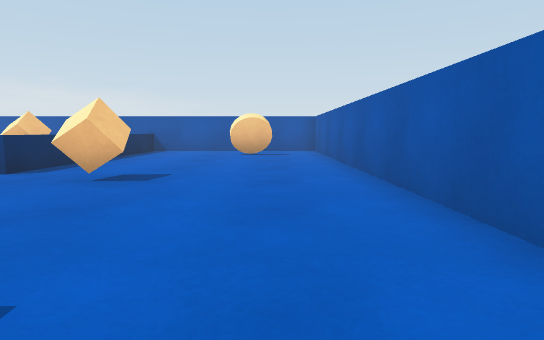
View 1 (above)

17 first-person views from a walk through a 3-D level made in the Unity game engine. The camera is 0.53 m above the floor, tilts 6° down and sees 75° across. The floor is counted in squares, 1 m on a side. Each view is taken from the middle of a square. On the plan, view 1 faces up. The plan holds only what a view shows up to about 9 squares ahead; the rest is blank. The player character is not drawn.

View 2
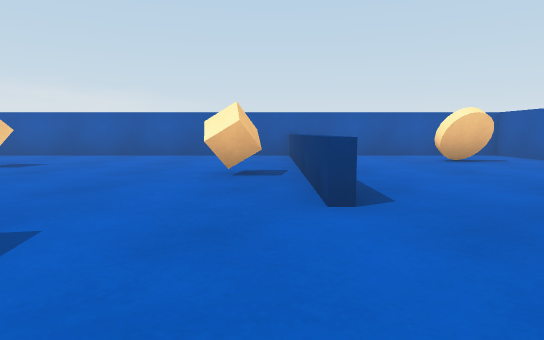

View 3
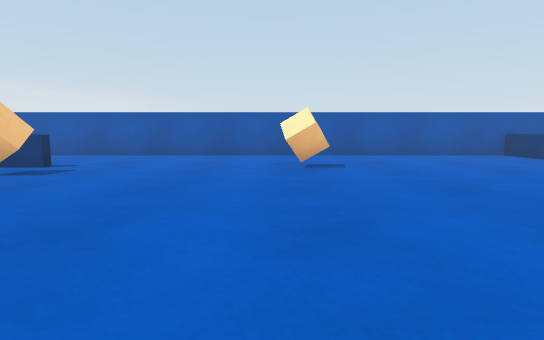

View 4
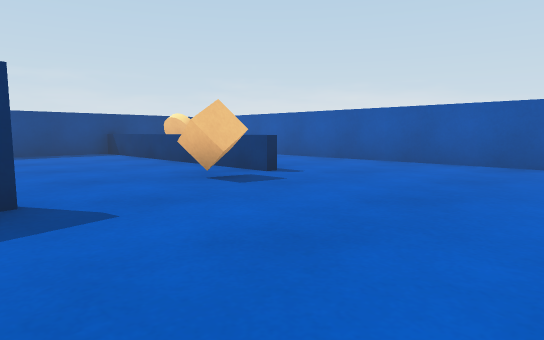

View 5
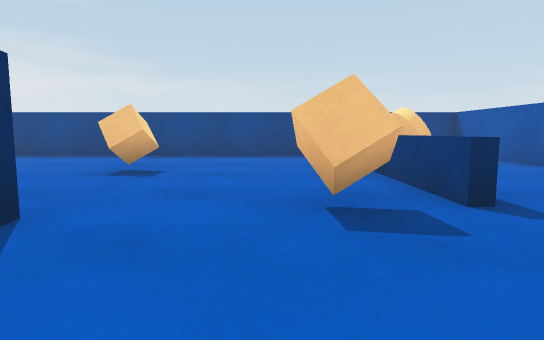

View 6
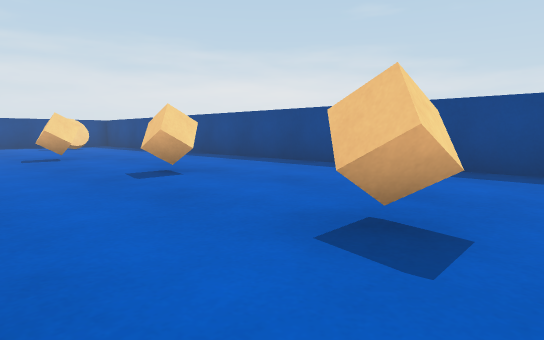

View 7
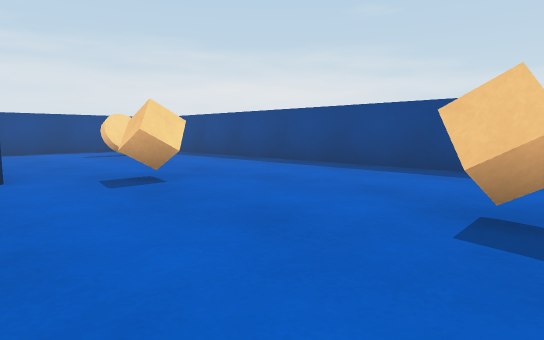

View 8
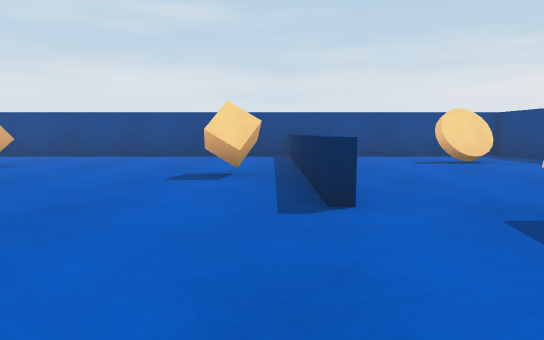

View 9
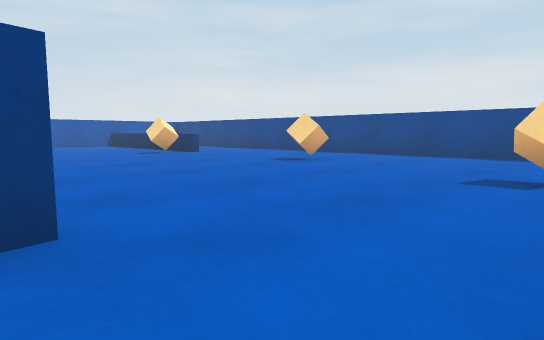

View 10
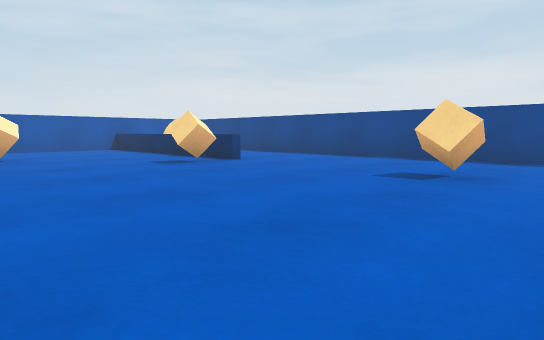

View 11
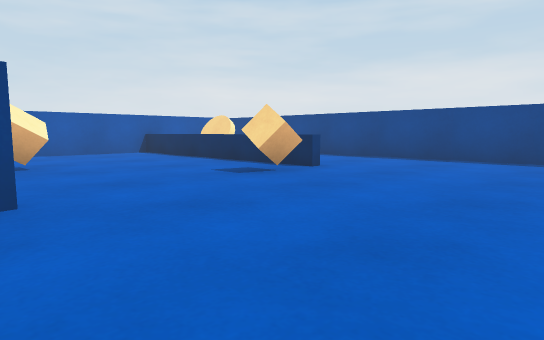

View 12
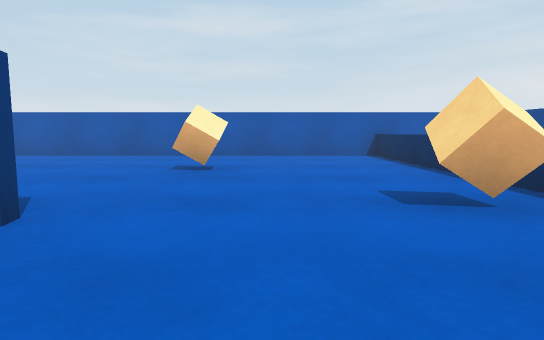

View 13
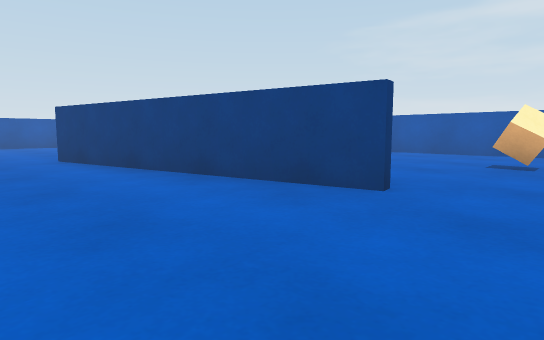

View 14
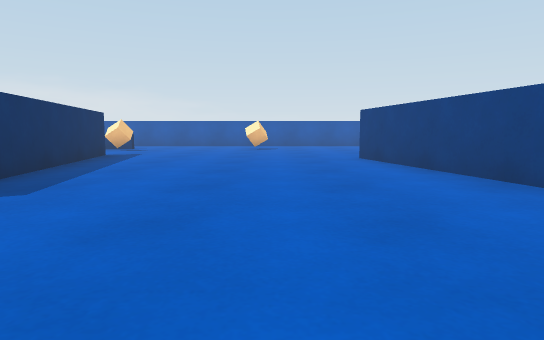

View 15
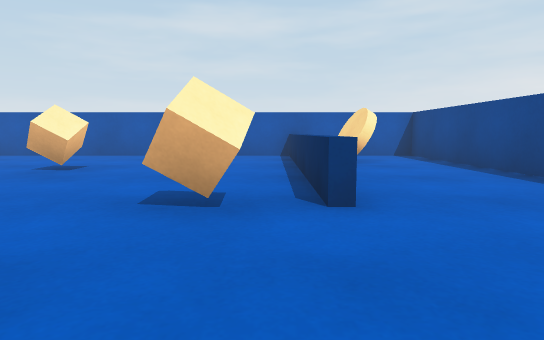

View 16
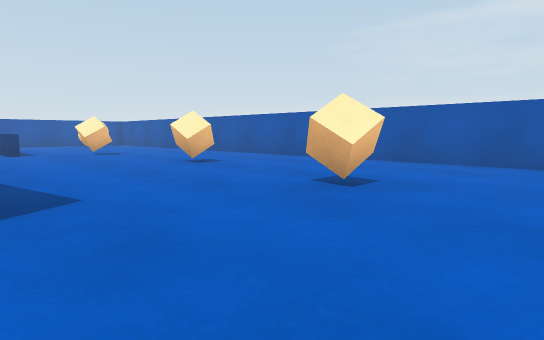

View 17
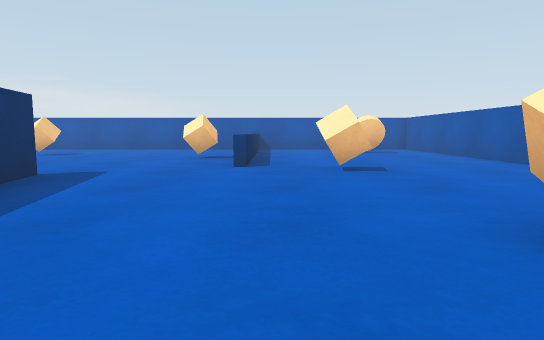

### Floor plan
Points are (right, up) in squares from view 1. A wall is a line through its corners. A room is listed if a view was taken in it or the views show most of it. See-through windows are left out.
Room 1 (views 1, 2, 3, 4, 5, 6, 7, 8, 9, 10, 11, 12, 13, 14, 15, 16, 17)
walls: (-6, 3.6) (-5.8, 2.6); (-5, -2.5) (-6.2, 3.5); (-12, 4.6) (-11.1, 0); (-18.3, 7.4) (-18.3, -9.3) (1.3, -9.3) (1.3, 10.3) (-18.3, 10.3)
low walls: (-13.4, -3.5) (-13.4, -8.9); (-3.6, 4.5) (-3.6, 5.5); (-3.4, 5.5) (-3.4, 4.5); (-12.4, 7.4) (-15.5, 7.4); (-3.6, -6.4) (1.2, -6.4); (-3.6, 7.4) (-3.6, 10.2); (-3.4, 9) (-3.4, 7.4); (-17.4, 7.4) (-18.3, 7.4)
objects: orange coin (-17, 8) to (-16, 8); orange coin (-16, -7); orange cube (-16, 1); orange cube (-15, -3); orange cube (-15, 4); orange cube (-13, -5); orange cube (-13, 7); orange cube (-9, -6); orange cube (-9, 8); orange cube (-4, -6); orange cube (-4, 6) to (-4, 7); orange cube (-2, -3); orange cube (-2, 1); orange cube (-2, 4); orange coin (0, -7); orange coin (0, 9)

Where each view was taken, in squares from view 1:
view 1: 0 up, 0 right, facing up
view 2: 2 up, 4 left, facing up
view 3: 2 up, 9 left, facing up
view 4: 4 up, 9 left, facing up-left
view 5: 6 up, 10 left, facing left
view 6: 5 up, 13 left, facing down-left
view 7: 1 up, 13 left, facing down-left
view 8: 1 down, 13 left, facing down
view 9: 1 down, 13 left, facing down-right
view 10: 2 down, 10 left, facing down-right
view 11: 2 down, 8 left, facing down-right
view 12: 4 down, 7 left, facing right
view 13: 4 down, 8 left, facing up-right
view 14: 4 down, 8 left, facing up
view 15: 6 down, 7 left, facing right
view 16: 5 down, 5 left, facing up-right
view 17: 1 down, 3 left, facing up
